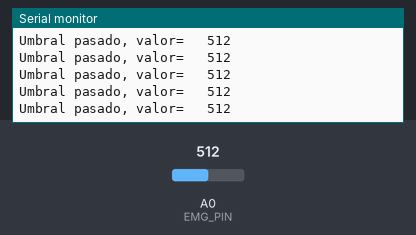
This sketch was run on a simulated Arduino Uno, built with avr-gcc and run on an emulated ATmega328P. Parts: the last lines printed to the serial monitor. The inputs (shaded band) are chosen by the test bench; at power-on: A0 (EMG_PIN) = 512.

Above: at 1.2 s.
1.3 s: A0 (EMG_PIN) set to 264
At 2.2 s:
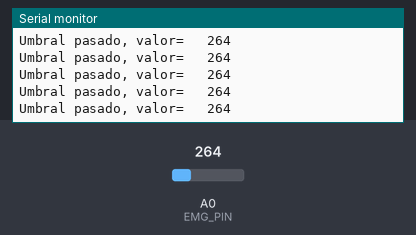
4.3 s: A0 (EMG_PIN) set to 239
At 5.4 s:
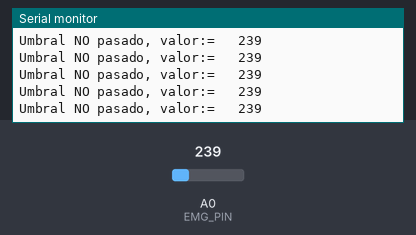

Measured:
- the behaviour switches between 251 and 250 on A0 (EMG_PIN) (found by bisection; images 1 and 2)
- after the input at 1.3 s, the serial monitor: prints a new line at once (image 1)
- after the input at 4.3 s, the serial monitor: prints a new line at once (image 2)

The sketch:

emg1.ino
```cpp
//Threshold for servo motor control with muscle sensor.
//You can set a threshold according to the maximum and minimum values of the muscle sensor.
#define THRESHOLD 250

//Pin number where the sensor is connected. (Analog 0)
#define EMG_PIN 0

//Pin number where the servo motor is connected. (Digital PWM 3)
#define SERVO_PIN 3

//Define Servo motor
//Led SERVO_1;

/*-------------------------------- void setup ------------------------------------------------*/

void setup(){

  //BAUDRATE set to 115200, remember it to set monitor serial properly.
  //Used this Baud Rate and "NL&CR" option to visualize the values correctly.
  Serial.begin(115200);

  //Set servo motor to digital pin 3
  //SERVO_1.attach(SERVO_PIN);
}

/*--------------------------------  void loop  ------------------------------------------------*/

void loop(){

  //The "Value" variable reads the value from the analog pin to which the sensor is connected.
  int value = analogRead(EMG_PIN);

  //If the sensor value is GREATER than the THRESHOLD, the servo motor will turn to 170 degrees.
  if(value > THRESHOLD){

   Serial.print("Umbral pasado, valor=   ");
   // SERVO_1.write(170);
  }

  //If the sensor is LESS than the THRESHOLD, the servo motor will turn to 10 degrees.
  else{

   Serial.print("Umbral NO pasado, valor:=   ");
    //SERVO_1.write(10);
  }

  //You can use serial monitor to set THRESHOLD properly, comparing the values shown when you open and close your hand.
  Serial.println(value);
}
```
